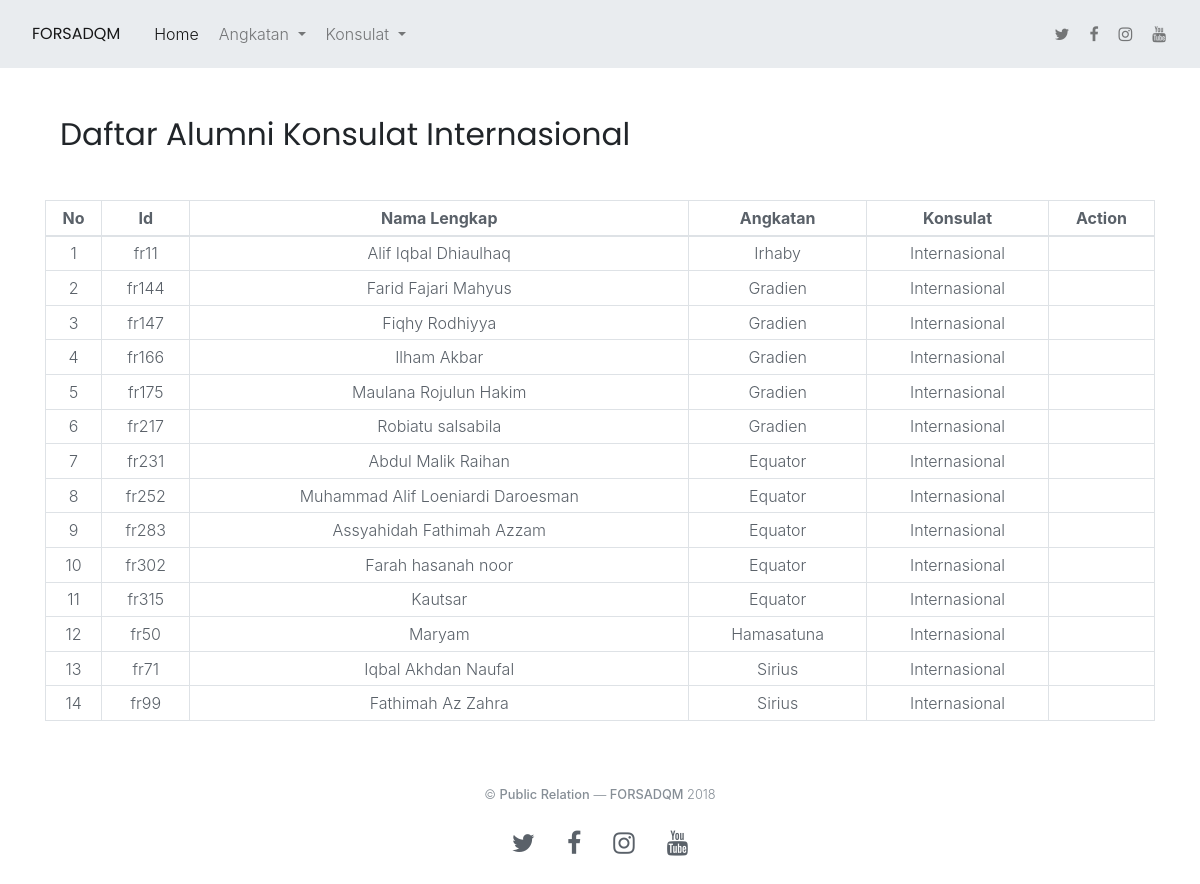
Page /index.php/konsulat/inter on the committed database.
### tables this page shows
CREATE TABLE `t_alumni` (
  `id` varchar(5) NOT NULL,
  `nama` varchar(34) NOT NULL,
  `jk` varchar(6) NOT NULL,
  `tempat` varchar(33) DEFAULT NULL,
  `tgl` date DEFAULT NULL,
  `angkatan` int(11) NOT NULL,
  `status` varchar(28) DEFAULT NULL,
  `alamat` varchar(162) NOT NULL,
  `konsulat` int(11) NOT NULL,
  `hp` varchar(40) NOT NULL,
  `email` varchar(45) DEFAULT NULL,
  `sosmed` varchar(70) DEFAULT NULL,
  `profesi` varchar(62) NOT NULL,
  `pekerjaan` varchar(98) NOT NULL,
  `institusi` varchar(67) DEFAULT NULL,
  `fakultas` varchar(66) DEFAULT NULL,
  `kerja` varchar(37) DEFAULT NULL,
  `perusahaan` varchar(101) DEFAULT NULL,
  `riwayat` varchar(554) DEFAULT NULL,
  `prestasi` varchar(500) DEFAULT NULL,
  `liqo` varchar(5) DEFAULT NULL,
  `murobbi` varchar(426) DEFAULT NULL,
  `hp_murobbi` varchar(23) DEFAULT NULL,
  `alasan` varchar(174) DEFAULT NULL
);

CREATE TABLE `t_angkatan` (
  `id` int(11) NOT NULL,
  `nama` varchar(30) NOT NULL
);

CREATE TABLE `t_konsulat` (
  `id` int(11) NOT NULL,
  `nama` varchar(30) NOT NULL
);

### application/controllers/Konsulat.php (called while the page is built, shortened)
<?php
class Konsulat extends CI_Controller{
    function inter(){
        $this->load->model('M_Forsadqm');
		$data['alumni']		= $this->M_Forsadqm->alumni()->result();
		$data['konsulat']	= $this->M_Forsadqm->konsulat()->result();
		$data['angkatan']	= $this->M_Forsadqm->angkatan()->result();
		$data['inter']    		= $this->db->get_where('t_alumni',array('konsulat'=>'4'))->result();
		$data['irhaby']			= $this->db->get_where('t_alumni',array('angkatan'=>'1'))->result();
		$data['hamasatuna']		= $this->db->get_where('t_alumni',array('angkatan'=>'2'))->result();
		$data['sirius']			= $this->db->get_where('t_alumni',array('angkatan'=>'3'))->result();
		$data['gradien']		= $this->db->get_where('t_alumni',array('angkatan'=>'4'))->result();
		$data['equator']		= $this->db->get_where('t_alumni',array('angkatan'=>'5'))->result();
		$data['relativity']		= $this->db->get_where('t_alumni',array('angkatan'=>'6'))->result();
		$this->load->view('layout/header');
		$this->load->view('konsulat/inter',$data);
		$this->load->view('layout/footer');
    }
}
?>

### index.php (called while the page is built, shortened)
<?php
require_once BASEPATH.'core/CodeIgniter.php';

### application/models/M_Forsadqm.php (called while the page is built, shortened)
<?php
class M_Forsadqm extends CI_Model{
    function konsulat(){
        return $this->db->get('t_konsulat');
        return $query->result();
    }
    function angkatan(){
        return $this->db->get('t_angkatan');
        return $query->result();
    }
}
?>

### application/views/konsulat/inter.php (the view)
<div id="" class="container mb-5 mt-5">
       <div class="section-title col-md-12 ml-auto mr-auto">
           <h3 class="mb-4">Daftar Alumni Konsulat Internasional</h3>
       </div>
   </div>
   <div class="container">
       <table class="table table-sm table-bordered table-hover">
           <thead>
               <tr>
                   <th class="text-center">No</th>
                   <th class="text-center">Id</th>
                   <th class="text-center">Nama Lengkap</th>
                   <th class="text-center">Angkatan</th>
                   <th class="text-center">Konsulat</th>
                   <th class="text-center">Action</th>
               </tr>
           </thead>
           <tbody>
           <?php
           $no = 1;
           foreach($inter as $a){ ?>
               <tr>
                   <td class="text-center"><?php echo $no++ ?></td>
                   <td class="text-center"><?php echo $a->id ?></td>
                   <td class="text-center"><?php echo $a->nama ?></td>
                   <td class="text-center">
                       <?php foreach($angkatan as $an){ ?>
                           <?php if($a->angkatan == $an->id): ?>
                               <?php echo $an->nama ?>
                           <?php endif; ?>
                       <?php } ?>
                   </td>
                   <td class="text-center">
                       <?php foreach($konsulat as $k){ ?>
                           <?php if($a->konsulat == $k->id): ?>
                               <?php echo $k->nama ?>
                           <?php endif; ?>
                       <?php } ?>
                   </td>
                   <td class="text-center"></td>
               </tr>
           <?php } ?>
           </tbody>
       </table>
   </div>

### rows in the picture
t_alumni: id "fr11", nama "Alif Iqbal Dhiaulhaq"
t_angkatan: nama "Irhaby"
t_konsulat: nama "Internasional"
t_alumni: id "fr144", nama "Farid Fajari Mahyus"
t_angkatan: nama "Gradien"
t_alumni: id "fr147", nama "Fiqhy Rodhiyya"
t_alumni: id "fr166", nama "Ilham Akbar"
t_alumni: id "fr175", nama "Maulana Rojulun Hakim"
t_alumni: id "fr217", nama "Robiatu salsabila"
t_alumni: id "fr231", nama "Abdul Malik Raihan"
t_angkatan: nama "Equator"
t_alumni: id "fr252", nama "Muhammad Alif Loeniardi Daroesman"
t_alumni: id "fr283", nama "Assyahidah Fathimah Azzam"
t_alumni: id "fr302", nama "Farah hasanah noor"
t_alumni: id "fr315", nama "Kautsar"
t_alumni: id "fr50", nama "Maryam"
t_angkatan: nama "Hamasatuna"
t_alumni: id "fr71", nama "Iqbal Akhdan Naufal"
t_angkatan: nama "Sirius"
t_alumni: id "fr99", nama "Fathimah Az Zahra"
